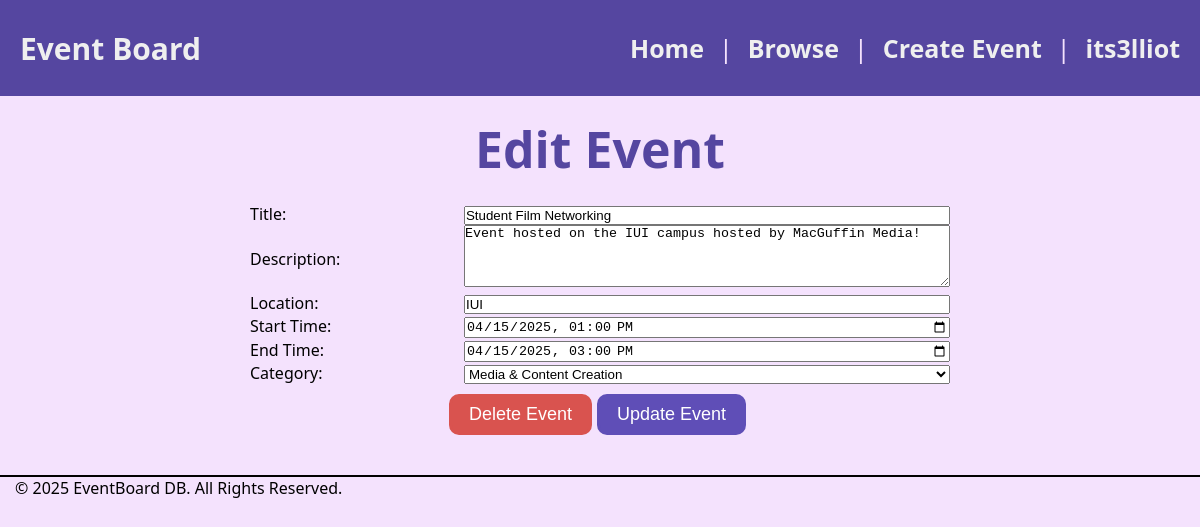
/event_form.php?eventId=3 (signed in), run on an earlier commit of the app's database.
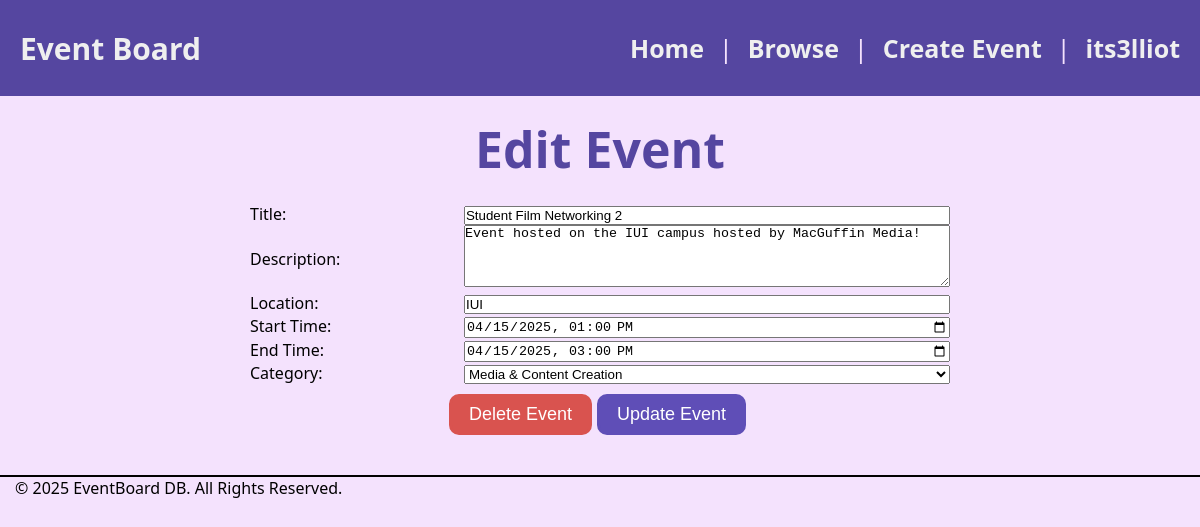
And on a later commit of the database.
### tables this page shows
CREATE TABLE `events` (
  `event_id` int(11) NOT NULL,
  `title` varchar(100) NOT NULL,
  `description` text DEFAULT NULL,
  `location` varchar(200) DEFAULT NULL,
  `start_time` datetime NOT NULL,
  `end_time` datetime NOT NULL,
  `host_id` int(11) NOT NULL,
  `board_id` int(11) DEFAULT NULL,
  `category_id` int(11) DEFAULT NULL,
  `created_at` timestamp NOT NULL DEFAULT current_timestamp(),
  `updated_at` timestamp NOT NULL DEFAULT current_timestamp() ON UPDATE current_timestamp()
);

CREATE TABLE `categories` (
  `category_id` int(11) NOT NULL,
  `name` varchar(50) NOT NULL,
  `description` text DEFAULT NULL
);

### event_form.php (the view, shortened to what this page needs)
<?php
include ('includes/header.php');
include ('database.php');
$isEditing = false;
$event = [
    'title' => '',
    'description' => '',
    'location' => '',
    'start_time' => '',
    'end_time' => '',
    'category_id' => ''
];
if (isset($_GET['eventId']) && is_numeric($_GET['eventId'])) {
    $eventId = intval($_GET['eventId']);
    $isEditing = true;
    $sql = "SELECT * FROM events WHERE event_id = ?";
    $stmt = $conn->prepare($sql);
    $stmt->bind_param("i", $eventId);
    $stmt->execute();
    $result = $stmt->get_result();
    if ($result && ($row = $result->fetch_assoc())) {
        if ($_SESSION['user_id'] == $row['host_id']) {
            $event = $row;
        } else {
            echo "<p>You do not have permission to view this event.</p>";
            include('includes/footer.php');
            exit;
        }
    } else {
        echo "<p>Event not found.</p>";
        include('includes/footer.php');
        exit;
    }
}
$categories = [];
$cat_result = $conn->query("SELECT category_id, name FROM categories");
while ($row = $cat_result->fetch_assoc()) {
    $categories[] = $row;
}
?>
<p class="main" style="text-align:center;"><?= $isEditing ? 'Edit Event' : 'Create Event' ?></p>
<form method="post" action="save_event.php" style="max-width: 700px; margin: 0 auto;">
    <table class="form-table" style="width: 100%; border-collapse: collapse;">
        <tr>
            <td><label for="title">Title:</label></td>
            <td><input type="text" name="title" id="title"  style="width: 100%;" value="<?= htmlspecialchars($event['title']) ?>"></td>
        </tr>
        <tr>
            <td><label for="description">Description:</label></td>
            <td><textarea name="description" id="description"  rows="4" style="width: 100%; resize: vertical;"><?= htmlspecialchars($event['description']) ?></textarea></td>
        </tr>
        <tr>
            <td><label for="location">Location:</label></td>
            <td><input type="text" name="location" id="location"  style="width: 100%;" value="<?= htmlspecialchars($event['location']) ?>"></td>
        </tr>
        <tr>
            <td><label for="start_time">Start Time:</label></td>
            <td><input type="datetime-local" name="start_time" id="start_time"  style="width: 100%;" value="<?= $event['start_time'] ? date('Y-m-d\TH:i', strtotime($event['start_time'])) : '' ?>"></td>
        </tr>
        <tr>
            <td><label for="end_time">End Time:</label></td>
            <td><input type="datetime-local" name="end_time" id="end_time"  style="width: 100%;" value="<?= $event['end_time'] ? date('Y-m-d\TH:i', strtotime($event['end_time'])) : '' ?>"></td>
        </tr>
        <tr>
            <td><label for="category_id">Category:</label></td>
            <td>
                <select name="category_id" id="category_id"  style="width: 100%;">
                    <?php foreach ($categories as $cat): ?>
                        <option value="<?= $cat['category_id'] ?>" <?= ($event['category_id'] == $cat['category_id']) ? 'selected' : '' ?>>
                            <?= htmlspecialchars($cat['name']) ?>
                        </option>
                    <?php endforeach; ?>
                </select>
            </td>
        </tr>
    </table>
    <inline>
    <div style="text-align: center;">
        <button type="submit">
            <?= $isEditing ? 'Update Event' : 'Create Event' ?>
        </button>
    </div>
  </form>
<?php if ($isEditing): ?>
    <form method="post" action="save_event.php" onsubmit="confirm('Are you sure you want to delete this event?');" style="text-align: center; display: inline;">
      <div style="text-align: display: inline; center; ">
        <button type="submit" style="display: inline; background-color: #d9534f; border-color: #d9534f;">Delete Event</button>
      </div>
    </form>
<?php endif; ?>
<?php include ('includes/footer.php'); ?>

What changed in the data, as far as the page shows it:
changed events "Event hosted on the IUI campus hosted by MacGuffin Media!": title "Student Film Networking" → "Student Film Networking 2"
